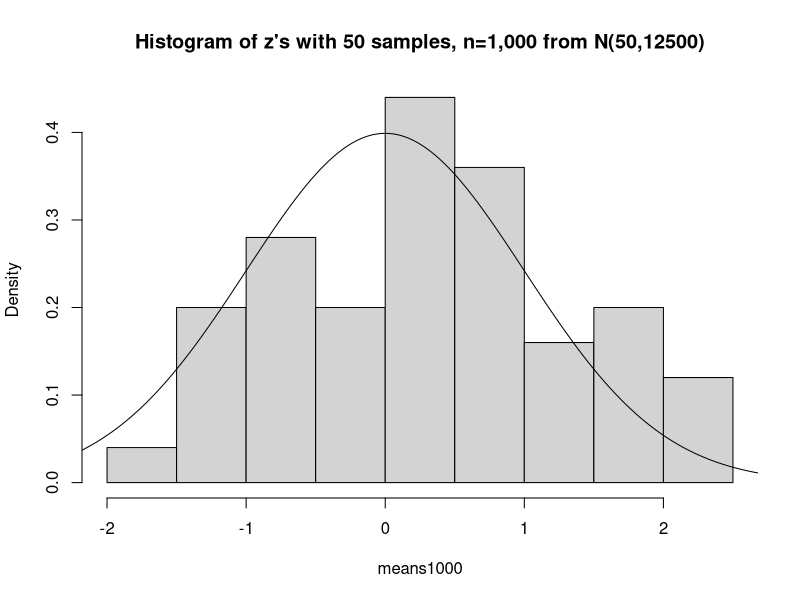
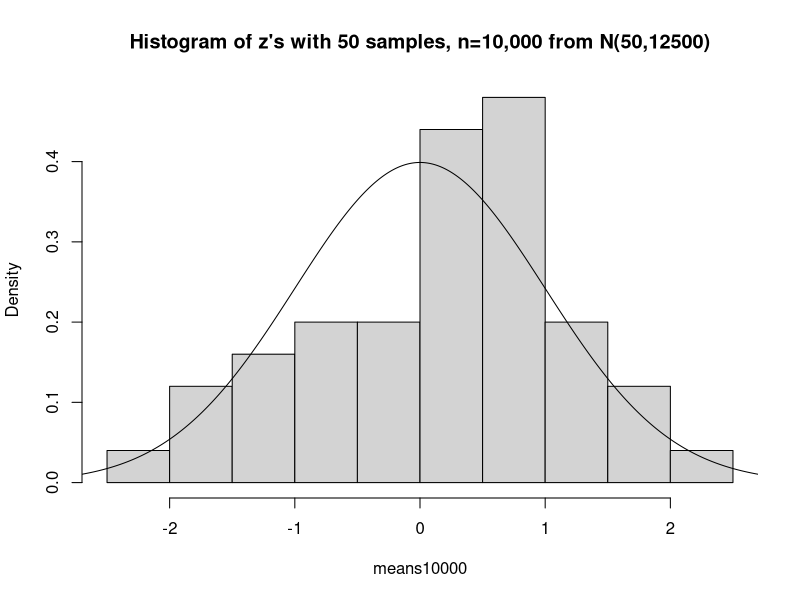

Recreate these plots in R, in order.
###
# Stephanie Stewart
# 2019-07-24
###

set.seed(1978)


# Problem 5.
N=50
#N=10000

#Simulate 50/10000 samples of size 1000,10000 from N(mu,sigma) distribution
n<-c(1000,10000)

#b as in problem 1.
b <- 5
#using expected value and variance from problem 3.
mu<-2*b^2
sigma<-sqrt(20*b^4)

#list to save data values in
data<-list()
for(i in 1:length(n)){data[[i]]<-matrix(0,nrow=N,ncol=n[i])}

#Create the data#loop over sample sizes
for (j in 1:length(n)){
  #loop over data sets
  for (i in 1:N){data[[j]][i,]<-rnorm(n=n[j],mean=mu,sd=sigma)}
  }

#calculate the z statistic for each sample
means1000<-apply(X=data[[1]],FUN=function(data){(mean(data)-mu)/(sigma/sqrt(n[1]))},MARGIN=1)
means10000<-apply(X=data[[2]],FUN=function(data){(mean(data)-mu)/(sigma/sqrt(n[2]))},MARGIN=1)

# Problem 6.
hist(means1000,main=paste("Histogram of z's with ",N," samples, n=1,000 from N(",mu,",",sigma^2,")",sep=""),prob=T)
lines(seq(from=-3,to=3,by=0.01),dnorm(seq(from=-3,to=3,by=0.01)))
hist(means10000,main=paste("Histogram of z's with ",N," samples, n=10,000 from N(",mu,",",sigma^2,")",sep=""),prob=T)
lines(seq(from=-3,to=3,by=0.01),dnorm(seq(from=-3,to=3,by=0.01)))

#Using N=50, while the samples seem to be converging to normal, they still do not appear quite normal even for sample size n=10,000
#When we change to N=10,000 both n=1,000 and n=10,000 appear normal
#This shows it is not enough for n>30 the number of sample repetitions also plays a role in CLT.
